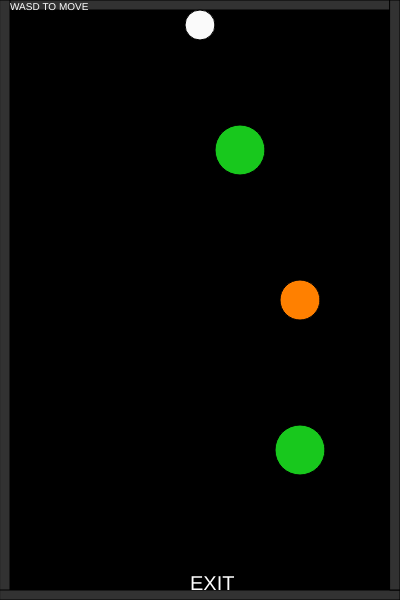
Frame 1 (no input)
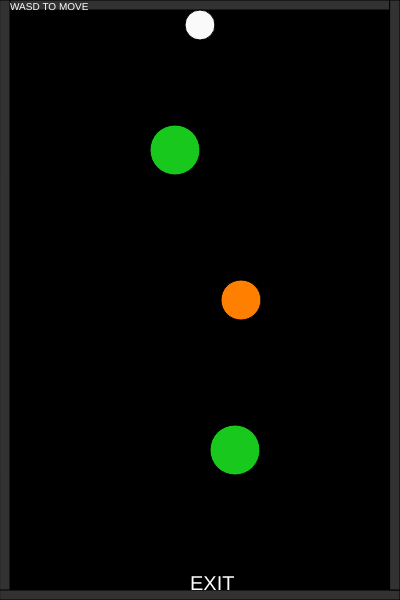
Frame 60 (no input)
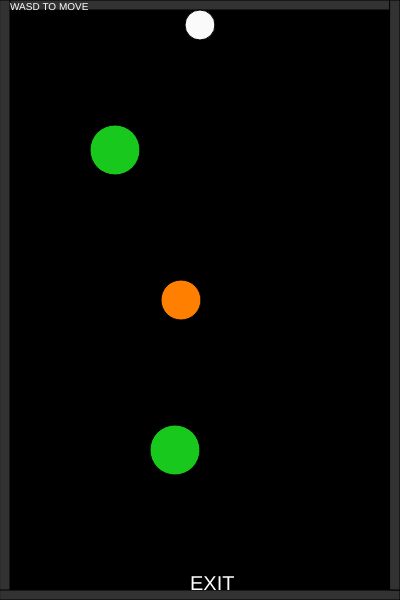
Frame 120 (the mouse pressed at the canvas centre since frame 60)

The p5.js sketch that drew these frames (run headless with seeded random() and noise() and a simulated clock; from frame 60 on, the mouse is pressed at the canvas centre):

// p5.js sketch
// ── sketch.js
  var x1 = 300;
  var x2 = 300;
  var f = 25;
  //f = forward, y axis
  var s = 200;
  //s = slide, x axis
  var g;
  var o;
  var mousex;
  var mousey;

  function bordersCreate()
      {
        fill(50,50,50);
        rect(0,0,width,10);
        rect(0,0,10, height);
        rect(0, height-10, width, 10);
        rect(width-10, 0, 10, height-10);
        //borders of the playable area
        if (f < 25)
        {
          f = 25;
        }
        else if (f > height-20)
        {
          f = height-20;
        }
        else if (s < 25)
        {
          s = 25;
        }
        else if (s > width-25)
        {
          s = width-25;
        }
        //player movement border
      }
      
      function playerMove()
      {
          if (keyIsDown('68'))
          {
            s += 3;
          }
        if (keyIsDown('65'))
          {
            s -= 3;
          }
        if (keyIsDown('87'))
          {
            f -= 4;
          }
        if (keyIsDown('83'))
          {
            f += 4;
          }
        if (keyIsDown('32'))
          {
            f = 25;
            s = 200;
          }
      //player movement
      }
      
      function playerCreate()
      {
        fill(250,250,250);
        circle(s, f, 30);
        //player circle
      }
      
      function greenCreate()
      {
        fill(24,200,29);
        var x0 = x1 - 60;
        circle(x0,150,50);
        circle (x1, 450, 50);
      }
        
      function orangeCreate() 
      {
        fill(255, 128, 0);
        circle (x2, 300, 40);
        //green circles
      }

      function exitCreate()
      {
        fill(255,255,255);
        textSize(20);
        text("EXIT", width-((width/2)+10), height-10);
        //exit marker
      }

      function greenMove()
      {
        //green circle movement set
        if (x1 >= 350 || x1 <= 25)
        {
          x1 = 25;
        }
        else (x1 >= 25 && x1 < 350)
        {
          x1 += g;
        }
      }

      function orangeMove()
      {
       //orange circle movement set
        if (x2>=350 || x2 <= 25)
        {
          x2 = 350;
        }
        else(x2 >= 25 && x2 < 350)
        {
          x2 -= o;
        }
      }

      function moveTutorial()
      {   
        textSize(10)
        text("WASD TO MOVE", 10, 10)
        //minimal movement tutorial
      }
      
      function mouseClicked()
      {
        mousex = mouseX;
        mousey = mouseY;
        fill(255,255,0)
        circle(mousex, mousey, 10);
      }
      
      function winParam()
      {
        
         if (f > (height-25) && s > 175 && s < 245)
        {
          textSize(40);
          text("YOU WIN!", 100, 60);
          textSize(10);
          text("PRESS 'SPACE' TO PLAY AGAIN", 120, 75);
          s = 210;
          f = height-20;
        }
        //winning params
      }
  
function setup()
    {
        createCanvas(400,600);
        g = Math.floor(Math.random() * (Math.floor(Math.random() * 12)) + 1);
        o = Math.floor(Math.random() * (Math.floor(Math.random() * 15)) + 1);
    }
  
function draw()
    {
        background(0);
        bordersCreate();
        greenCreate();
        orangeCreate();
        playerCreate();
        playerMove();
        exitCreate();
        moveTutorial();
        greenMove();
        orangeMove();
        winParam();
    }
